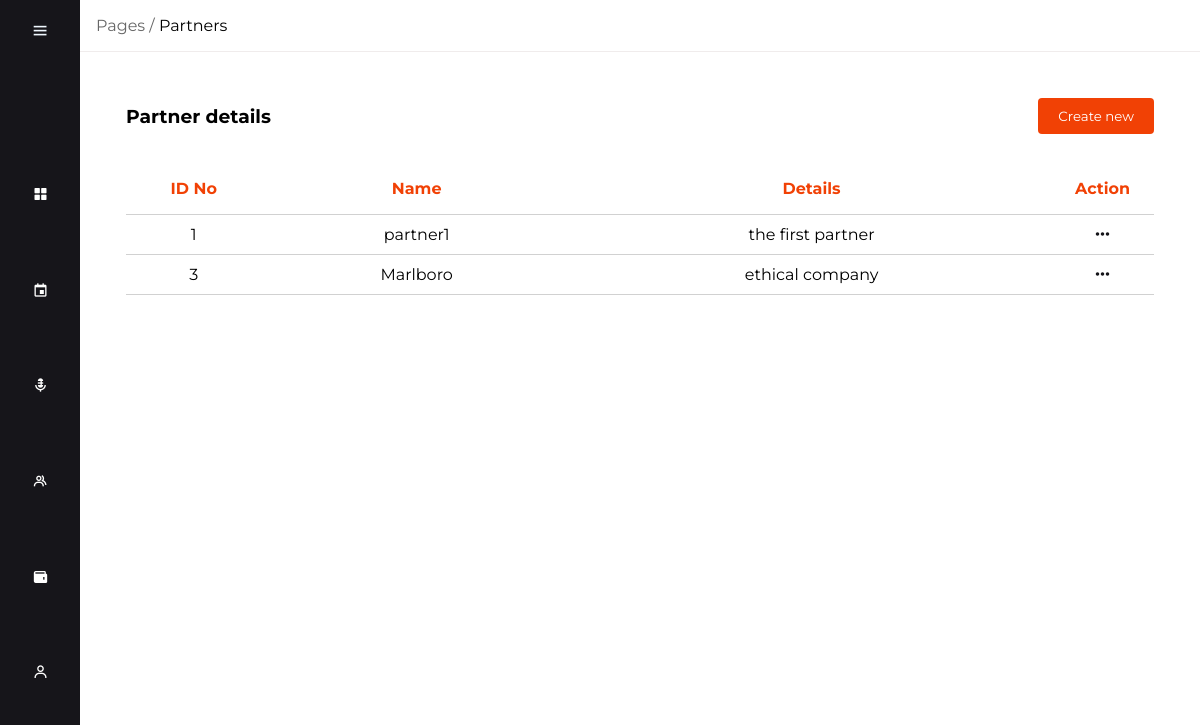
The app's page /adminDashboard/public/partners/partners.php (signed in) with its own data.
### tables this page shows
CREATE TABLE `partnerssponsors` (
                                    `ID` int(11) NOT NULL,
                                    `Name` varchar(255) DEFAULT NULL,
                                    `Type` varchar(255) DEFAULT NULL,
                                    `Details` text DEFAULT NULL
);

### adminDashboard/public/partners/partners.php (the view, shortened to what this page needs)
<!DOCTYPE html>
<html lang="en">
<head>
    <link rel="stylesheet" href="../../assets/css/style.css">
    <link rel="stylesheet" href="../../assets/css/pages.css">
    <link rel="stylesheet" href="../../assets/css/medias.css">
    <link rel='stylesheet' href='https://unpkg.com/boxicons@2.1.4/css/boxicons.min.css' >
    <link rel="stylesheet" href="https://cdnjs.cloudflare.com/ajax/libs/font-awesome/5.15.4/css/all.min.css">
</head>
<body>
    <nav class="sidebar">
        <div class="top">
            <i class="bx bx-menu" id="btn"></i>
        </div>
        <div class="bottom">
        <ul class="nav-list">
                <li>
                    <a href="../index.php">
                        <i class="bx bxs-grid-alt"></i>
                    </a>
                </li>
                <li>
                    <a href="../events/events.php">
                        <i class="bx bx-calendar-event"></i>
                    </a>
                </li>
                <li>
                    <a href="../speakers/speakers.php">
                        <i class="bx bxs-microphone-alt"></i>
                    </a>
                </li>
                <li>
                    <a href="partners.php">
                        <i class="bx bx-group"></i>
                    </a>
                </li>
                <li>
                    <a href="../sponsors/sponsors.php">
                        <i class="bx bxs-wallet"></i>
                    </a>
                </li>
                <li>
                    <a href="../users/users.php">
                        <i class='bx bx-user'></i>
                    </a>
                </li>
            </ul>
        </div>
    </nav>
    <div class="main-content">
        <div class="container-path">
            <p><span class="container-path-pages">Pages /</span> Partners</p>
        </div>
        <div class="container-main">
            <div class="table-wrapper">
                <div class="table-header">
                    <h3 class="event-title">Partner details</h3>
                    <button class="add-button">
                        <a href="partners-add.php">
                            Create new
                        </a>
                    </button>
                </div>
                <div>
                    <?php
                        include("../../src/conectare.php");
                        if($result = $mysqli->query("SELECT * FROM partnerssponsors WHERE type='Partner' ORDER BY id"))
                        {
                            if($result->num_rows > 0)
                            {
                                echo "<table>";
                                echo
                                "
                                    <thead>
                                        <tr>
                                            <th>ID No</th>
                                            <th>Name</th>
                                            <th>Details</th>
                                            <th>Action</th>
                                        </tr>
                                    </thead>
                                ";
                                while($row = $result->fetch_object())
                                {
                                    echo "<tbody>";
                                        echo "<tr>";
                                            echo "<td>" . $row->ID . "</td>";
                                            echo "<td>" . $row->Name . "</td>";
                                            echo "<td>" . $row->Details . "</td>";
                                            echo "<td>";
                                                    echo "<i class='fa-solid fa-ellipsis dropdown-button' onclick='toggleDropdown(this)'></i>";
                                            echo "</td>";
                                        echo "</tr>";
                                    echo "</tbody>";
                                }
                                echo "</table>";
                            }
                            else
                            {
                                echo "There are no records in the table.";
                            }
                        }
                        else
                        {
                            echo "Error " . $mysqli->error();
                        }
                    ?>
                </div>
            </div>
        </div>
    </div>
</body>
</html>

### adminDashboard/assets/css/style.css (style rules this page uses)
:root { --background-main: #fff; --background-secondary: #16151A; --background-third: #F4F4F4; --main-color: #F14105; --secondary-color: #676767; --main-color-desarutated: #F2DCDF; --main-color-saturated: #d83b06; --table-color: #d1d1d1; }
* { margin: 0; padding: 0; box-sizing: border-box; font-family: 'Montserrat', sans-serif; }
.sidebar { position: fixed; top: 0; left: 0; height: 100vh; width: 80px; background-color: #16151A; padding: 0.4rem 0.8rem; transition: all 0.5s ease; }
.sidebar #btn { position: absolute; color: aliceblue; top: 0.4rem; left: 50%; font-size: 1.2rem; line-height: 50px; transform: translateX(-50%); cursor: pointer; }
.sidebar ul li, .admin { position: relative; list-style-type: none; height: 50px; width: 90%; margin: 0.8rem auto; line-height: 50px; }
.sidebar ul li a, .sidebar .admin a { color: white; display: flex; align-items: center; text-decoration: none; border-radius: 0.4rem; }
.sidebar ul li a i, .sidebar .admin a i { min-width: 50px; text-align: center; height: 50px; border-radius: 12px; line-height: 50px; }
.main-content { position: relative; background-color: white; min-height: 100vh; top: 0; left: 80px; transition: all 0.5s ease; width: calc(100% - 80px); }
.bottom { display: flex; flex-direction: column; gap: 8rem; }
.nav-list, .admin { display: flex; flex-direction: column; gap: 20px; }
.container-path { border-bottom: 1px solid #f0ecec; padding: 1rem; }
.container-path-pages { color: #676767; }
.container-main { padding: 1rem; }

### adminDashboard/assets/css/pages.css (style rules this page uses)
.table-wrapper { padding: 30px; }
.table-header { display: flex; justify-content: space-between; align-items: center; margin-bottom: 30px; }
.add-button { background-color: var(--main-color); border: none; border-radius: 4px; padding: 10px 20px; color: white; cursor: pointer; }
.add-button a { text-decoration: none; color: white; }
table { width: 100%; border-collapse: collapse; }
th { color: var(--main-color); height: 50px; }
th:last-child { width: 10%; }
td { max-width: 200px; border-top: 0.5px solid var(--table-color); border-bottom: 0.5px solid var(--table-color); padding: 10px 20px; text-align: center; }
td:last-child { width: 10%; }
.dropdown-button { color: var(--background-secondary); }

### records on screen
partnerssponsors: ID "1", Name "partner1", Details "the first partner"
partnerssponsors: ID "3", Name "Marlboro", Details "ethical company"
